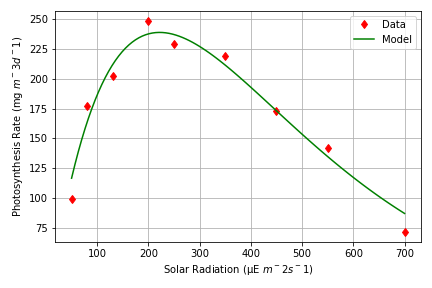

Source code (Python):
#!/usr/bin/env python3
# -*- coding: utf-8 -*-
"""
Created on Sat Nov 20 20:20:01 2021

@author: tylerklimas
[15.011.py]
[Tyler Klimas]
[11-20-21]

Using Egr93's "Lab 9 common code"

I understand and have adhered to all the tenets of the Duke Community Standard 
in creating this code.
Signed: [TK206]
"""
import numpy as np
import scipy.optimize as opt
from lab10_common import *


i = np.array([50, 80, 130, 200, 250, 350, 450, 550, 700])
p = np.array([99, 177, 202, 248, 229, 219, 173, 142, 72])

def fun(x, *coefs):
    return coefs[0] * (x/coefs[1])*np.exp(-1*x/coefs[1] + 1)

popt = opt.curve_fit(fun, i, p, [200, 200])[0]
print(popt)

phat = fun(i, *popt)
imodel = np.linspace(i.min(), i.max(), 100)
pmodel = fun(imodel, *popt)



def make_plot(x, y, yhat, xmodel, ymodel, fig_num=1):
    fig, ax = plt.subplots(num=fig_num, clear=True)
    ax.plot(x, y, "rd", label="Data")
    #ax.plot(x, yhat, "ks", label="Estimates", mfc="none")
    ax.plot(xmodel, ymodel, "g-", label="Model")
    ax.grid(True)
    ax.legend(loc="best")
    ax.set_ylabel('Photosynthesis Rate (mg $m^-3 d^-1$)')
    ax.set_xlabel('Solar Radiation (\u03BCE $m^-2 s^-1$)')
    fig.tight_layout()
    fig.savefig('15.011.png')
    return fig, ax

make_plot(i, p, phat, imodel, pmodel)

calc_stats(p, phat)

